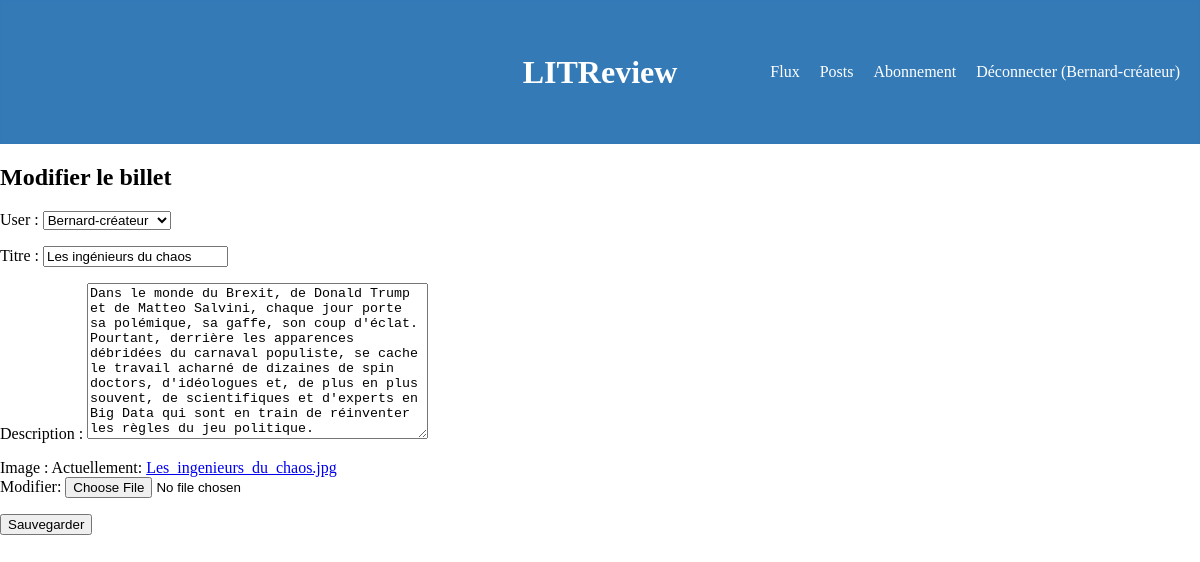
The page /ticket/15/edit/ (signed in) on the database its author committed.
### authentication/models.py (models this page shows)
class User(AbstractUser):
    CREATOR = 'CREATOR'
    SUBSCRIBER = 'SUBSCRIBER'
    ROLE_CHOICES = (
        (CREATOR, 'Créateur'),
        (SUBSCRIBER, 'Abonné'),
    )
    role = models.CharField(max_length=30, choices=ROLE_CHOICES, verbose_name='Rôle')
    follows = models.ManyToManyField('self', symmetrical=False, verbose_name='Personnes suivies')

### review/models.py (models this page shows, shortened)
class Ticket(models.Model):
    IMAGE_MAX_SIZE = (800, 800)
    title = models.CharField(max_length=128, verbose_name='Titre', null=False, blank=False)
    description = models.TextField(max_length=2048, null=False, blank=False, verbose_name='Description')
    user = models.ForeignKey(to=settings.AUTH_USER_MODEL, on_delete=models.CASCADE)
    image = models.ImageField(verbose_name='Image')
    time_created = models.DateTimeField(auto_now=True)

### review/views.py (the view)
# urls.py: path('ticket/<int:ticket_id>/edit/', review.views.ticket_edit, name='ticket_edit'),
@login_required
def ticket_edit(request, ticket_id):
    ticket = get_object_or_404(Ticket, id=ticket_id)
    edit_form = TicketForm(instance=ticket)
    delete_form = DeleteTicketForm()
    if request.method == 'POST':
        if 'edit_ticket' in request.POST:
            edit_form = TicketForm(request.POST, instance=ticket)
            if edit_form.is_valid():
                edit_form.save()
                return redirect('post')
    context = {
        'edit_form': edit_form,
        'delete_form': delete_form,
        }
    return render(request, 'review/ticket_edit.html', context)

### review/forms.py
class TicketForm(forms.ModelForm):
    class Meta:
        model = models.Ticket
        fields = ['user', 'title', 'description', 'image']

class DeleteTicketForm(forms.Form):
    delete_ticket = forms.BooleanField(widget=forms.HiddenInput, initial=True)

### review/templates/review/ticket_edit.html (shortened to what this page needs)
{% extends 'base.html' %}
{% load custom_filters %}
{% block content %}
    <h2>Modifier le billet</h2>
    <form method="post">
        {{ edit_form.as_p}}
        <button type="submit" >Sauvegarder</button>
    </form>
{% endblock content %}

### templates/base.html (shortened to what this page needs)
{% load static %}
<!doctype html>
<html lang="fr">
    <head>
        <link rel="stylesheet" href="{% static 'css/style.css' %}">
    </head>
    <body>
        <div>
            <header class="header">
                <div class="banner">
                    <div class="banner-title">
                        <h1>LITReview</h1>
                    </div>
                    <nav class="banner-link">
                        {% if user.is_authenticated %}
                            <ul class="menu">
                                <li><a href="{% url 'home' %}" class="default-active">Flux</a></li>
                                <li><a href="{% url 'post' %}">Posts</a></li>
                                <li><a href="{% url 'follow_user' %}">Abonnement</a></li>
                                    <li><a href="{% url 'logout' %}">Déconnecter ({{ request.user }})</a></li>
                            </ul>
                        {% endif %}
                    </nav>
                </div>
            </header>
        </div>
        {% block content %}
        {% endblock content %}
    </body>
</html>

### static/css/style.css (style rules this page uses)
html, body { margin: 0; padding: 0; width: 100%; }
.banner { top: 0; left: 0; width: 100%; height: 120px; background-color: #337ab7; padding-top: 10px; display: flex; align-items: center; padding-bottom: 10px; margin-bottom: 20px; position: relative; }
.banner-title { flex: 1; }
.banner-link { position: absolute; right: 10px; }
.header { height: 140px; background-color: #3379b7; color: white; padding: 2px; text-align: center; }

### rows shown on the page
User: user "Bernard-créateur"
Ticket: user "Bernard-créateur", title "Les ingénieurs du chaos", description "Dans le monde du Brexit, de Donald Trump et de Matteo Salvini, chaque jour porte sa polémique, sa gaffe, son coup d'éclat. Pourtant, derrière les apparences débridées du carnaval populiste, se cache le travail acharné de dizaines de spin doctors, d'idéologues et, de plus en plus souvent, de scientifiques et d'experts en Big Data qui sont en train de réinventer les règles du jeu politique."
